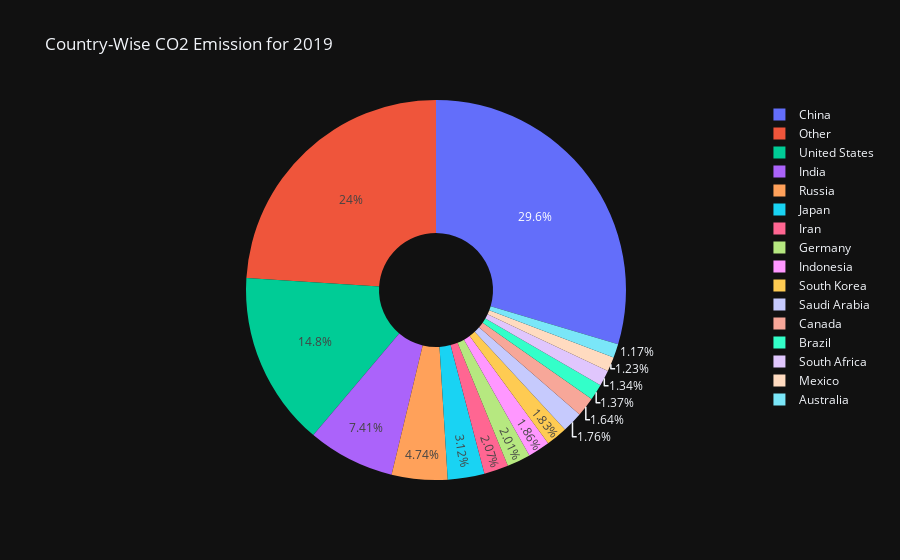

Notebook cell for this chart:
### Code cell
px.pie(main_data, names="country", values="co2", template="plotly_dark",title="Country-Wise CO2 Emission for 2019", hole=.3)

### Figure 1 — Plotly figure (JSON) as saved in the notebook; plotly's stock layout.template omitted (floating-point values rounded to 4 significant figures)
{"data": [{"domain": {"x": [0, 1], "y": [0, 1]}, "hole": 0.3, "hovertemplate": "country=%{label}<br>co2=%{value}<extra></extra>", "labels": ["China", "United States", "India", "Russia", "Japan", "Iran", "Germany", "Indonesia", "South Korea", "Saudi Arabia", "Canada", "Brazil", "South Africa", "Mexico", "Australia", "Other"], "legendgroup": "", "name": "", "showlegend": true, "type": "pie", "values": [10490.0, 5256.0, 2626.0, 1679.0, 1106.0, 733.4, 711.4, 660.6, 648.0, 622.4, 582.4, 485.8, 475.9, 435.5, 414.5, 8503.0]}], "layout": {"legend": {"tracegroupgap": 0}, "title": {"text": "Country-Wise CO2 Emission for 2019"}}}
